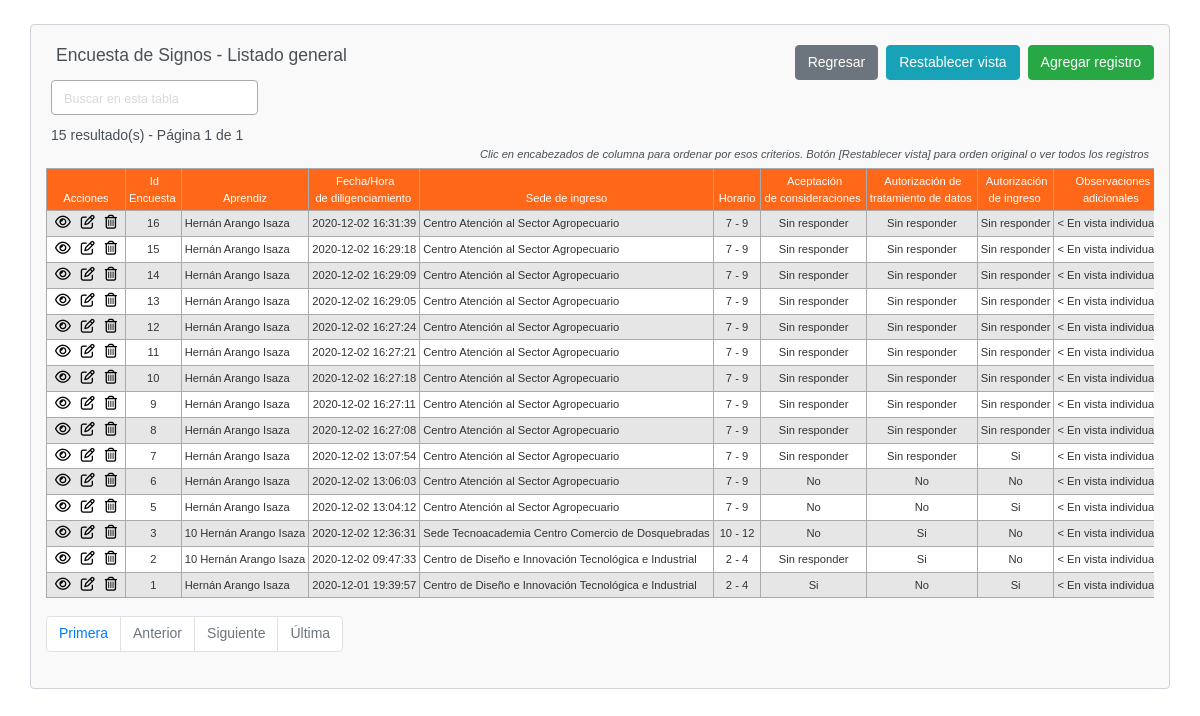
/encuesta_signos-index.php, run on the app's committed database.
### tables this page shows
CREATE TABLE `encuesta_signos` (
  `idEncuesta` int(11) NOT NULL,
  `idAprendiz` int(11) DEFAULT NULL,
  `fechaHoraDiligenciamiento` datetime NOT NULL DEFAULT current_timestamp(),
  `idSedeIngreso` int(11) DEFAULT NULL,
  `idHorario` int(11) DEFAULT NULL,
  `aceptacionConsideraciones` tinyint(1) NOT NULL DEFAULT -1,
  `autorizacionTratamientoDatos` tinyint(1) NOT NULL DEFAULT -1,
  `autorizacionIngreso` tinyint(1) NOT NULL DEFAULT -1,
  `observacionAdicional` text DEFAULT NULL,
  `aceptacionRespuestaPositiva` tinyint(1) NOT NULL DEFAULT -1,
  `estado` tinyint(4) NOT NULL DEFAULT 1,
  `auditoria` datetime NOT NULL DEFAULT current_timestamp() ON UPDATE current_timestamp()
);

CREATE TABLE `aprendices` (
  `idAprendiz` int(11) NOT NULL,
  `idTipoVinculacion` int(11) DEFAULT NULL,
  `nombreCompleto` varchar(50) DEFAULT NULL,
  `idTipoIdentificacion` int(11) DEFAULT NULL,
  `identificacion` varchar(50) DEFAULT NULL,
  `email` varchar(50) DEFAULT NULL,
  `telefonoPersonal` varchar(50) DEFAULT NULL,
  `telefonoAcudiente` varchar(50) DEFAULT NULL,
  `fechaNacimiento` date DEFAULT NULL,
  `idTipoGenero` int(11) DEFAULT NULL,
  `direccionResidencia` varchar(50) DEFAULT NULL,
  `idMunicipio` int(4) UNSIGNED DEFAULT NULL,
  `idDepartamento` int(3) UNSIGNED DEFAULT NULL,
  `idCentroFormacion` int(11) DEFAULT NULL,
  `idFichaFormacion` int(11) DEFAULT NULL,
  `estado` tinyint(4) DEFAULT 1,
  `auditoria` datetime DEFAULT current_timestamp() ON UPDATE current_timestamp()
);

CREATE TABLE `centros_formacion` (
  `idCentroFormacion` int(11) NOT NULL,
  `nombreLargoCentroFormacion` varchar(75) DEFAULT NULL,
  `nombreCorto` varchar(50) DEFAULT NULL,
  `direccion` varchar(50) DEFAULT NULL,
  `idMunicipio` int(4) UNSIGNED DEFAULT NULL,
  `idDepartamento` int(3) UNSIGNED DEFAULT NULL,
  `telefono1` varchar(50) DEFAULT NULL,
  `telefono2` varchar(50) DEFAULT NULL,
  `emailContacto1` varchar(50) DEFAULT NULL,
  `emailContacto2` varchar(50) DEFAULT NULL,
  `estado` tinyint(4) DEFAULT 1,
  `auditoria` datetime DEFAULT current_timestamp() ON UPDATE current_timestamp()
);

CREATE TABLE `horarios` (
  `idHorario` int(11) NOT NULL,
  `horaInicial` time DEFAULT NULL,
  `horaFinal` time DEFAULT NULL,
  `nombreCorto` varchar(50) DEFAULT NULL,
  `estado` tinyint(4) DEFAULT 1,
  `auditoria` datetime DEFAULT current_timestamp() ON UPDATE current_timestamp()
);

### config.php (called while the page is built, shortened)
<?php
$no_of_records_per_page = 15;
?>

### encuesta_signos-index.php (the view, shortened to what this page needs)
<!DOCTYPE html>
<html lang="es">
<head>
    <link rel="stylesheet" href="https://stackpath.bootstrapcdn.com/bootstrap/4.5.0/css/bootstrap.min.css">
    <link rel="stylesheet" href="css/estilos.css" />
</head>
<body>
    <section class="pt-4">
        <div class="container-fluid index">
            <div class="row">
                <div class="col-md-12">
                    <div class="page-header clearfix">
                        <h2 class="float-left">Encuesta de Signos - Listado general</h2>
                        <a href="encuesta_signos-create.php" class="btn btn-success float-right">Agregar registro</a>
                        <a href="encuesta_signos-index.php" class="btn btn-info float-right mr-2">Restablecer vista</a>
                        <a href="index.php" class="btn btn-secondary float-right mr-2">Regresar</a>
                    </div>
                    <div class="form-row">
                        <form action="encuesta_signos-index.php" method="get">
                        <div class="col">
                          <input type="text" class="form-control" placeholder="Buscar en esta tabla" name="search">
                        </div>
                        </form>
                    </div>
                    <?php
                    require_once "config.php";
                    $domain     = $_SERVER['HTTP_HOST'];
                    $script   = $_SERVER['SCRIPT_NAME'];
                    $parameters   = $_SERVER['QUERY_STRING'];
                    $protocol=strpos(strtolower($_SERVER['SERVER_PROTOCOL']),'https')
                                === FALSE ? 'http' : 'https';
                    $currenturl = $protocol . '://' . $domain. $script . '?' . $parameters;
                    if (isset($_GET['pageno'])) {
                        $pageno = $_GET['pageno'];
                    } else {
                        $pageno = 1;
                    }
                    $offset = ($pageno-1) * $no_of_records_per_page;
                    $total_pages_sql = "SELECT COUNT(*) FROM encuesta_signos";
                    $result = mysqli_query($link,$total_pages_sql);
                    $total_rows = mysqli_fetch_array($result)[0];
                    $total_pages = ceil($total_rows / $no_of_records_per_page);
                    $order = 'idEncuesta';
                    $sortBy = array('asc', 'desc'); $sort = 'desc';
                    $sql = "SELECT ES.*,
                        AP.nombreCompleto AS 'nombreCompleto',
                        CF.nombreLargoCentroFormacion AS 'nombreLargoCentroFormacion',
                        HO.nombreCorto AS 'nombreCorto'
                        FROM encuesta_signos ES
                        LEFT JOIN aprendices AP ON AP.idAprendiz = ES.idAprendiz
                        LEFT JOIN centros_formacion CF ON CF.idCentroFormacion = ES.idSedeIngreso
                        LEFT JOIN horarios HO ON HO.idHorario = ES.idHorario
                        ORDER BY $order $sort LIMIT $offset, $no_of_records_per_page";
                    $count_pages = "SELECT * FROM encuesta_signos";
                    if(!empty($_GET['search'])) {
                        $search = ($_GET['search']);
                    $sql = "SELECT ES.*,
                            AP.nombreCompleto AS 'nombreCompleto',
                            CF.nombreLargoCentroFormacion AS 'nombreLargoCentroFormacion',
                            HO.nombreCorto AS 'nombreCorto'
                            FROM encuesta_signos ES
                            LEFT JOIN aprendices AP ON AP.idAprendiz = ES.idAprendiz
                            LEFT JOIN centros_formacion CF ON CF.idCentroFormacion = ES.idSedeIngreso
                            LEFT JOIN horarios HO ON HO.idHorario = ES.idHorario
                            WHERE CONCAT (ES.idEncuesta,AP.nombreCompleto,ES.fechaHoraDiligenciamiento,CF.nombreLargoCentroFormacion,HO.nombreCorto,ES.aceptacionConsideraciones,ES.autorizacionTratamientoDatos,ES.autorizacionIngreso,ES.observacionAdicional,ES.aceptacionRespuestaPositiva,ES.estado,ES.auditoria)
                            LIKE '%$search%'
                            ORDER BY $order $sort
                            LIMIT $offset, $no_of_records_per_page";
                        $count_pages = "SELECT ES.*,
                            AP.nombreCompleto AS 'nombreCompleto',
                            CF.nombreLargoCentroFormacion AS 'nombreLargoCentroFormacion',
                            HO.nombreCorto AS 'nombreCorto'
                            FROM encuesta_signos ES
                            LEFT JOIN aprendices AP ON AP.idAprendiz = ES.idAprendiz
                            LEFT JOIN centros_formacion CF ON CF.idCentroFormacion = ES.idSedeIngreso
                            LEFT JOIN horarios HO ON HO.idHorario = ES.idHorario
                            WHERE CONCAT (ES.idEncuesta,AP.nombreCompleto,ES.fechaHoraDiligenciamiento,CF.nombreLargoCentroFormacion,HO.nombreCorto,ES.aceptacionConsideraciones,ES.autorizacionTratamientoDatos,ES.autorizacionIngreso,ES.observacionAdicional,ES.aceptacionRespuestaPositiva,ES.estado,ES.auditoria)
                            LIKE '%$search%'
                            ORDER BY $order $sort";
                    }
                    else {
                        $search = "";
                    }
                    if($result = mysqli_query($link, $sql)){
                        if(mysqli_num_rows($result) > 0){
                            if ($result_count = mysqli_query($link, $count_pages)) {
                               $total_pages = ceil(mysqli_num_rows($result_count) / $no_of_records_per_page);
                           }
                            $number_of_results = mysqli_num_rows($result_count);
                            echo "<div class='cantidad-paginas'>" . $number_of_results . " resultado(s) - Página " . $pageno . " de " . $total_pages . "</div>";
                            echo "<p class='tip-columnas-index'>Clic en encabezados de columna para ordenar por esos criterios. Botón [Restablecer vista] para orden original o ver todos los registros</p>";
                            echo "<div class='seccion-tabla-scroll-horizontal'>";
                            echo "<table class='flipped estilo-tabla-index table table-bordered table-striped'>";
                                echo "<thead>";
                                    echo "<tr>";
                                        echo "<th class='estilo-acciones'>Acciones</th>";
                                        echo "<th><a href=?search=$search&sort=&order=idEncuesta&sort=$sort>Id<br>Encuesta</th>";
										echo "<th><a href=?search=$search&sort=&order=idAprendiz&sort=$sort>Aprendiz</th>";
										echo "<th><a href=?search=$search&sort=&order=fechaHoraDiligenciamiento&sort=$sort>Fecha/Hora<br>de diligenciamiento</th>";
										echo "<th><a href=?search=$search&sort=&order=idSedeIngreso&sort=$sort>Sede de ingreso</th>";
										echo "<th><a href=?search=$search&sort=&order=idHorario&sort=$sort>Horario</th>";
										echo "<th><a href=?search=$search&sort=&order=aceptacionConsideraciones&sort=$sort>Aceptación<br>de consideraciones</th>";
										echo "<th><a href=?search=$search&sort=&order=autorizacionTratamientoDatos&sort=$sort>Autorización de<br>tratamiento de datos</th>";
										echo "<th><a href=?search=$search&sort=&order=autorizacionIngreso&sort=$sort>Autorización<br>de ingreso</th>";
										echo "<th><a href=?search=$search&sort=&order=observacionAdicional&sort=$sort>Observaciones<br>adicionales</th>";
                                    echo "</tr>";
                                echo "</thead>";
                                echo "<tbody>";
                                while($row = mysqli_fetch_array($result)){
                                    echo "<tr>";
                                    echo "<td class='centrar-columna'>";
                                    echo "<a href='encuesta_signos-read.php?idEncuesta=". $row['idEncuesta'] ."'><i class='far fa-eye'></i></a>";
                                    echo "<a href='encuesta_signos-update.php?idEncuesta=". $row['idEncuesta'] ."'><i class='far fa-edit'></i></a>";
                                    echo "<a href='encuesta_signos-delete.php?idEncuesta=". $row['idEncuesta'] ."'><i class='far fa-trash-alt'></i></a>";
                                    echo "</td>";
                                    echo "<td class='centrar-columna'>" . $row['idEncuesta'] . "</td>";
                                    echo "<td>" . $row['nombreCompleto'] . "</td>";
                                    echo "<td class='centrar-columna'>" . $row['fechaHoraDiligenciamiento'] . "</td>";
                                    echo "<td>" . $row['nombreLargoCentroFormacion'] . "</td>";
                                    echo "<td class='centrar-columna'>" . $row['nombreCorto'] . "</td>";
                                    echo "<td class='centrar-columna'>";
                                        if ($row['aceptacionConsideraciones'] == 0) {
                                            echo 'No';
                                        }
                                        else if ($row['aceptacionConsideraciones'] == 1) {
                                            echo 'Si';
                                        }
                                        else if ($row['aceptacionConsideraciones'] == -1) {
                                            echo 'Sin responder';
                                        }
                                    echo "</td>";
                                    echo "<td class='centrar-columna'>";
                                        if ($row['autorizacionTratamientoDatos'] == 0) {
                                            echo 'No';
                                        }
                                        else if ($row['autorizacionTratamientoDatos'] == 1) {
                                            echo 'Si';
                                        }
                                        else if ($row['autorizacionTratamientoDatos'] == -1) {
                                            echo 'Sin responder';
                                        }
                                    echo "</td>";
                                    echo "<td class='centrar-columna'>";
                                        if ($row['autorizacionIngreso'] == 0) {
                                            echo 'No';
                                        }
                                        else if ($row['autorizacionIngreso'] == 1) {
                                            echo 'Si';
                                        }
                                        else if ($row['autorizacionIngreso'] == -1) {
                                            echo 'Sin responder';
                                        }
                                    echo "</td>";
                                    echo "<td class='centrar-columna'>" . '< En vista individual >' . "</td>";
                                    echo "</tr>";
                                }
                                echo "</tbody>";
                                echo "</table>";
                                echo "</div>";
                                ?>
                                <ul class="pagination" align-right>
                                    <?php
                                        $new_url = preg_replace('/&?pageno=[^&]*/', '', $currenturl);
                                    ?>
                                    <li class="page-item"><a class="page-link" href="<?php echo $new_url .'&pageno=1' ?>">Primera</a></li>
                                    <li class="page-item <?php if($pageno <= 1){ echo 'disabled'; } ?>">
                                        <a class="page-link" href="<?php if($pageno <= 1){ echo '#'; } else { echo $new_url ."&pageno=".($pageno - 1); } ?>">Anterior</a>
                                    </li>
                                    <li class="page-item <?php if($pageno >= $total_pages){ echo 'disabled'; } ?>">
                                        <a class="page-link" href="<?php if($pageno >= $total_pages){ echo '#'; } else { echo $new_url . "&pageno=".($pageno + 1); } ?>">Siguiente</a>
                                    </li>
                                    <li class="page-item <?php if($pageno >= $total_pages){ echo 'disabled'; } ?>">
                                        <a class="page-item"><a class="page-link" href="<?php echo $new_url .'&pageno=' . $total_pages; ?>">Última</a>
                                    </li>
                                </ul>
                                <?php
                        } else{
                            echo "<p class='lead sin-registros'><em>No se encontraron coincidencias.</em></p>";
                        }
                    } else{
                        echo "ERROR: No fue posible ejecutar $sql. " . mysqli_error($link);
                    }
                    ?>
                </div>
            </div>
        </div>
    </section>
</body>
</html>

### data on the page
encuesta_signos: idEncuesta "16", idAprendiz.nombreCompleto "Hernán Arango Isaza", fechaHoraDiligenciamiento "2020-12-02 16:31:39", idSedeIngreso.nombreLargoCentroFormacion "Centro Atención al Sector Agropecuario", idHorario.nombreCorto "7 - 9", aceptacionConsideraciones "Sin responder", autorizacionTratamientoDatos "Sin responder", autorizacionIngreso "Sin responder"
encuesta_signos: idEncuesta "15", idAprendiz.nombreCompleto "Hernán Arango Isaza", fechaHoraDiligenciamiento "2020-12-02 16:29:18", idSedeIngreso.nombreLargoCentroFormacion "Centro Atención al Sector Agropecuario", idHorario.nombreCorto "7 - 9", aceptacionConsideraciones "Sin responder", autorizacionTratamientoDatos "Sin responder", autorizacionIngreso "Sin responder"
encuesta_signos: idEncuesta "14", idAprendiz.nombreCompleto "Hernán Arango Isaza", fechaHoraDiligenciamiento "2020-12-02 16:29:09", idSedeIngreso.nombreLargoCentroFormacion "Centro Atención al Sector Agropecuario", idHorario.nombreCorto "7 - 9", aceptacionConsideraciones "Sin responder", autorizacionTratamientoDatos "Sin responder", autorizacionIngreso "Sin responder"
encuesta_signos: idEncuesta "13", idAprendiz.nombreCompleto "Hernán Arango Isaza", fechaHoraDiligenciamiento "2020-12-02 16:29:05", idSedeIngreso.nombreLargoCentroFormacion "Centro Atención al Sector Agropecuario", idHorario.nombreCorto "7 - 9", aceptacionConsideraciones "Sin responder", autorizacionTratamientoDatos "Sin responder", autorizacionIngreso "Sin responder"
encuesta_signos: idEncuesta "12", idAprendiz.nombreCompleto "Hernán Arango Isaza", fechaHoraDiligenciamiento "2020-12-02 16:27:24", idSedeIngreso.nombreLargoCentroFormacion "Centro Atención al Sector Agropecuario", idHorario.nombreCorto "7 - 9", aceptacionConsideraciones "Sin responder", autorizacionTratamientoDatos "Sin responder", autorizacionIngreso "Sin responder"
encuesta_signos: idEncuesta "11", idAprendiz.nombreCompleto "Hernán Arango Isaza", fechaHoraDiligenciamiento "2020-12-02 16:27:21", idSedeIngreso.nombreLargoCentroFormacion "Centro Atención al Sector Agropecuario", idHorario.nombreCorto "7 - 9", aceptacionConsideraciones "Sin responder", autorizacionTratamientoDatos "Sin responder", autorizacionIngreso "Sin responder"
encuesta_signos: idEncuesta "10", idAprendiz.nombreCompleto "Hernán Arango Isaza", fechaHoraDiligenciamiento "2020-12-02 16:27:18", idSedeIngreso.nombreLargoCentroFormacion "Centro Atención al Sector Agropecuario", idHorario.nombreCorto "7 - 9", aceptacionConsideraciones "Sin responder", autorizacionTratamientoDatos "Sin responder", autorizacionIngreso "Sin responder"
encuesta_signos: idEncuesta "9", idAprendiz.nombreCompleto "Hernán Arango Isaza", fechaHoraDiligenciamiento "2020-12-02 16:27:11", idSedeIngreso.nombreLargoCentroFormacion "Centro Atención al Sector Agropecuario", idHorario.nombreCorto "7 - 9", aceptacionConsideraciones "Sin responder", autorizacionTratamientoDatos "Sin responder", autorizacionIngreso "Sin responder"
encuesta_signos: idEncuesta "8", idAprendiz.nombreCompleto "Hernán Arango Isaza", fechaHoraDiligenciamiento "2020-12-02 16:27:08", idSedeIngreso.nombreLargoCentroFormacion "Centro Atención al Sector Agropecuario", idHorario.nombreCorto "7 - 9", aceptacionConsideraciones "Sin responder", autorizacionTratamientoDatos "Sin responder", autorizacionIngreso "Sin responder"
encuesta_signos: idEncuesta "7", idAprendiz.nombreCompleto "Hernán Arango Isaza", fechaHoraDiligenciamiento "2020-12-02 13:07:54", idSedeIngreso.nombreLargoCentroFormacion "Centro Atención al Sector Agropecuario", idHorario.nombreCorto "7 - 9", aceptacionConsideraciones "Sin responder", autorizacionTratamientoDatos "Sin responder", autorizacionIngreso "Si"
encuesta_signos: idEncuesta "6", idAprendiz.nombreCompleto "Hernán Arango Isaza", fechaHoraDiligenciamiento "2020-12-02 13:06:03", idSedeIngreso.nombreLargoCentroFormacion "Centro Atención al Sector Agropecuario", idHorario.nombreCorto "7 - 9", aceptacionConsideraciones "No", autorizacionTratamientoDatos "No", autorizacionIngreso "No"
encuesta_signos: idEncuesta "5", idAprendiz.nombreCompleto "Hernán Arango Isaza", fechaHoraDiligenciamiento "2020-12-02 13:04:12", idSedeIngreso.nombreLargoCentroFormacion "Centro Atención al Sector Agropecuario", idHorario.nombreCorto "7 - 9", aceptacionConsideraciones "No", autorizacionTratamientoDatos "No", autorizacionIngreso "Si"
encuesta_signos: idEncuesta "3", idAprendiz.nombreCompleto "10 Hernán Arango Isaza", fechaHoraDiligenciamiento "2020-12-02 12:36:31", idSedeIngreso.nombreLargoCentroFormacion "Sede Tecnoacademia Centro Comercio de Dosquebradas", idHorario.nombreCorto "10 - 12", aceptacionConsideraciones "No", autorizacionTratamientoDatos "Si", autorizacionIngreso "No"
encuesta_signos: idEncuesta "2", idAprendiz.nombreCompleto "10 Hernán Arango Isaza", fechaHoraDiligenciamiento "2020-12-02 09:47:33", idSedeIngreso.nombreLargoCentroFormacion "Centro de Diseño e Innovación Tecnológica e Industrial", idHorario.nombreCorto "2 - 4", aceptacionConsideraciones "Sin responder", autorizacionTratamientoDatos "Si", autorizacionIngreso "No"
encuesta_signos: idEncuesta "1", idAprendiz.nombreCompleto "Hernán Arango Isaza", fechaHoraDiligenciamiento "2020-12-01 19:39:57", idSedeIngreso.nombreLargoCentroFormacion "Centro de Diseño e Innovación Tecnológica e Industrial", idHorario.nombreCorto "2 - 4", aceptacionConsideraciones "Si", autorizacionTratamientoDatos "No", autorizacionIngreso "Si"

### other printed values
$number_of_results "15"
$pageno "1"
$total_pages "1"
